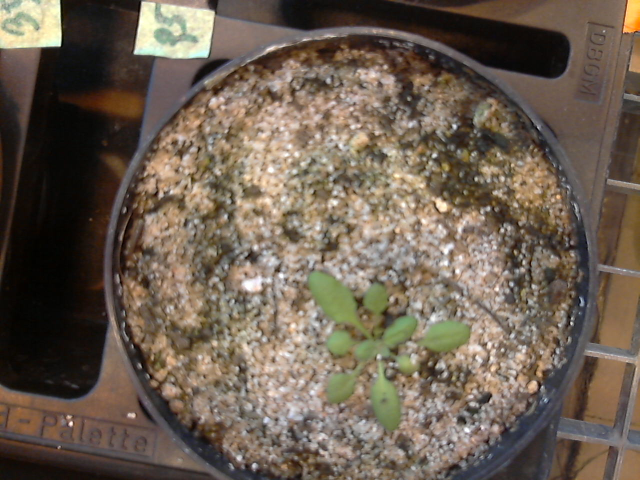
#> input picture data/CAM_greenhouse/04lqzivotyrjn9mi6acx2sa98tfg.jpg, 1280 x 960 px (shown at 1/2 size); its folder holds only this picture in this run
$ python -i TrayImageProcessor.py   (imports and definitions only)
#> lines starting #> are read from the running program, lines starting #| are printed output that depends on the picture; after the words box and inside, x2 and y2 are one past the last pixel; in counts of white or black regions, pixels touching at a corner belong together
#> further down, picture is the input picture: shape (960, 1280, 3); mean B, G, R 82.1, 95.5, 108.7
import random
# This script is used to generate random watering points for the farmbot tray.

# Import the required libraries
import os # for file operations
import cv2 # for image processing
# from matplotlib import pyplot as plt # for image display if needed
import numpy as np # for numerical operations
from plantcv import plantcv as pcv # for plantcv operations
import time # for calculating the execution time
from random import choice # for generating random numbers from a list


class TrayImageProcessor:
    # Class variables
    IMAGE_DIR = './InnoBioDev_Randomwatering/data/farmbot_tray/'
    IMAGE_EXT = ('.jpg', '.jpeg', '.png')
    IMAGE_WIDTH = 1280 # in pixels
    IMAGE_HEIGHT = 960 # in pixels
    TRAY_CENTER_X = 0.0 # in mm, this will be updated later
    TRAY_CENTER_Y = 0.0 # in mm, this will be updated later
    TRAY_CENTER_Z = 0.0 # in mm, this will be updated later
    DIA_OF_POT = 60 # in mm
    DIA_OF_ROI = 50 # in mm DIAMETER OF REGION OF INTEREST (ROI), should be less than DIA_OF_POT
    LENGTH_TRAY_A = 150 # in mm
    LENGTH_TRAY_B = 135 # in mm
    ROTATION_ANGLE = -2 # in degrees
    RATIO_MM2PIX = 3.2 # in pixels per mm
    # Offset of the camera and the tray in the x and y directions in image //shoud be updated in Pixel
    OFF_SET_CAM_X = 0 # in mm
    OFF_SET_CAM_Y = 5 # in mm
    # Offset of the tray center in the x and y directions and the position, where the image was taken
    OFF_SET_TRAY_X = -25 # in mm
    OFF_SET_TRAY_Y = 61 # in mm

    # [186 lines left out: functions _rotate_img, ref2img, img2ref, get_image, drop_image, _center_CAM and 4 more, not called in this run]

    def random_watering_points(self, img, num_watering_points=20, save_image=False, show_image=False, filename="no_name"):
        # Add .jpg extension to the filename if it doesn't have one
#> called with num_watering_points = 20, save_image = False, show_image = False, filename = 'no_name'
        if not filename.endswith(".jpg"):
            filename = filename + ".jpg"
        else:
            filename
        # Define the pot center and radius
        pot_x = int(img.shape[1] / 2)
        pot_y = int(img.shape[0] / 2)
        roi_radius = int(self.DIA_OF_ROI * self.RATIO_MM2PIX)
        # Set a timer for the execution time
        start_time = time.time()
        print('############################# START #############################')
        print('processing image:')
        # mask in H channel
        img_HSV = cv2.cvtColor(img, cv2.COLOR_BGR2HSV)
#> img_HSV: shape (960, 1280, 3); mean H, S, V 27.6, 75.2, 109.7
        img_H = img_HSV[:, :, 0] #all rows, all columns, first channel (Hue)
        img_H_thresh = cv2.inRange(img_H, 20, 40)
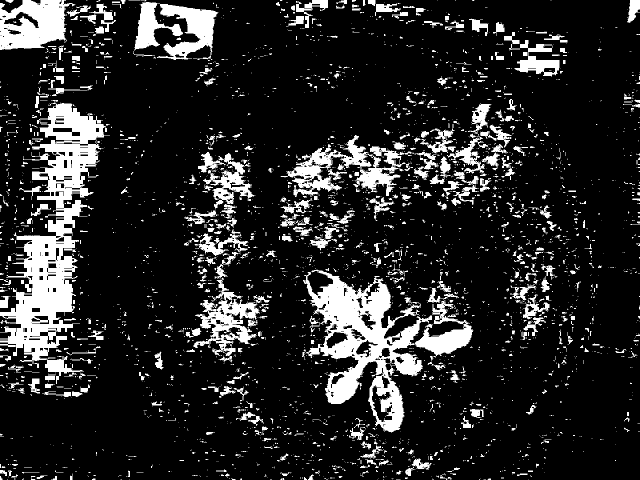
#> img_H_thresh: shape (960, 1280) (shown at 1/2 size); 15.8% white; 4079 white regions (3433 under 20 px), largest, box (x1, y1, x2, y2) and area: (0, 205, 220, 768) 40803, (606, 539, 947, 865) 35347, (561, 270, 825, 394) 10271
        # mask in A channel
        img_LAB = cv2.cvtColor(img, cv2.COLOR_BGR2LAB)
#> img_LAB: shape (960, 1280, 3); mean of channels 0, 1, 2 103.3, 131.3, 137.4
        img_A = img_LAB[:, :, 1] #all rows, all columns, second channel (A)
        img_A_hist_EQU = cv2.equalizeHist(img_A)
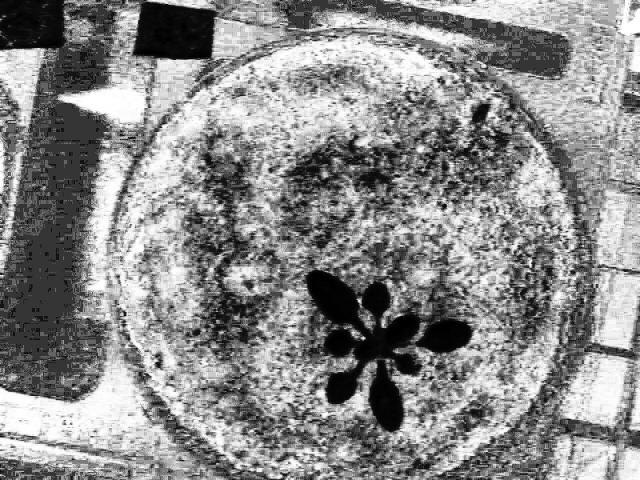
#> img_A_hist_EQU: shape (960, 1280) (shown at 1/2 size); min 0, max 255, mean 138.1
        _, img_A_thresh = cv2.threshold(img_A_hist_EQU, 31, 255, cv2.THRESH_BINARY)
#> img_A_thresh: shape (960, 1280); 90.7% white; 3646 black regions (3169 under 20 px), largest, box (x1, y1, x2, y2) and area: (608, 540, 845, 808) 26983, (266, 4, 435, 120) 15527, (0, 0, 135, 100) 11951
        img_A_thresh = cv2.bitwise_not(img_A_thresh)
        # mask in V channel
        img_V = cv2.cvtColor(img, cv2.COLOR_BGR2HSV)[:, :, 2]
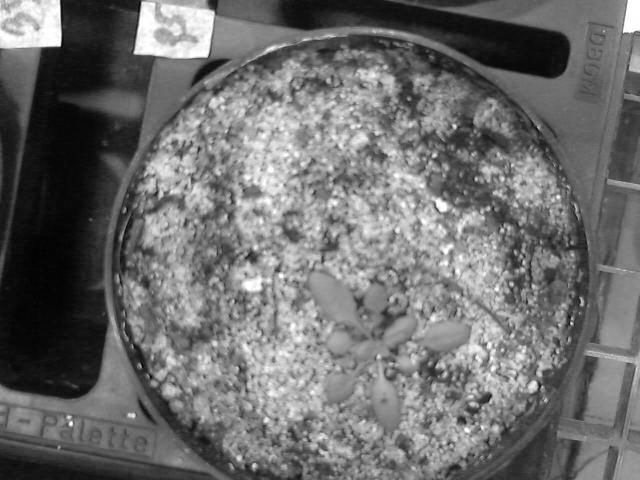
#> img_V: shape (960, 1280) (shown at 1/2 size); min 0, max 255, mean 109.7
        _, img_V_thresh_up = cv2.threshold(img_V, 250, 255, cv2.THRESH_BINARY_INV)
#> img_V_thresh_up: shape (960, 1280); 99.4% white; 133 black regions (89 under 20 px), largest, box (x1, y1, x2, y2) and area: (1247, 0, 1280, 65) 1709, (277, 15, 313, 106) 1351, (82, 24, 122, 92) 1293
        _, img_V_thresh_down = cv2.threshold(img_V, 50, 255, cv2.THRESH_BINARY)
#> img_V_thresh_down: shape (960, 1280); 81.8% white; 423 black regions (323 under 20 px), largest, box (x1, y1, x2, y2) and area: (0, 0, 284, 798) 139811, (555, 0, 1140, 156) 37971, (0, 897, 350, 960) 10488
        img_V_thresh = cv2.bitwise_and(img_V_thresh_up, img_V_thresh_down)
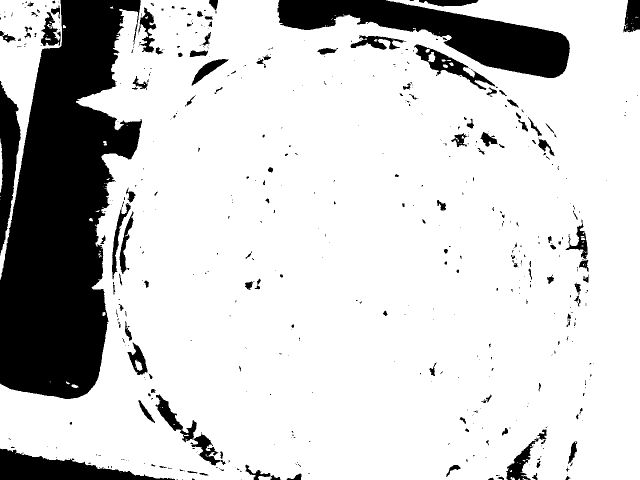
#> img_V_thresh: shape (960, 1280) (shown at 1/2 size); 81.2% white; 556 black regions (412 under 20 px), largest, box (x1, y1, x2, y2) and area: (0, 0, 284, 798) 139811, (555, 0, 1140, 156) 37971, (0, 897, 350, 960) 10488
        # combine H A V masks
        img_H_thresh_erode = cv2.erode(img_H_thresh, kernel=np.ones((5, 5), np.uint8), iterations=1)
#> img_H_thresh_erode: shape (960, 1280); 6.4% white; 473 white regions (313 under 20 px), largest, box (x1, y1, x2, y2) and area: (616, 549, 839, 806) 14057, (0, 473, 148, 719) 13588, (0, 0, 129, 98) 7676
        img_A_thresh_erode = cv2.erode(img_A_thresh, kernel=np.ones((5, 5), np.uint8), iterations=1)
#> img_A_thresh_erode: shape (960, 1280); 4.9% white; 177 white regions (131 under 20 px), largest, box (x1, y1, x2, y2) and area: (615, 542, 841, 806) 22097, (270, 6, 429, 116) 14143, (0, 0, 128, 95) 10042
        img_thresh = cv2.bitwise_or(img_A_thresh_erode, img_H_thresh_erode)
#> img_thresh: shape (960, 1280); 8.5% white; 476 white regions (317 under 20 px), largest, box (x1, y1, x2, y2) and area: (615, 542, 842, 806) 24455, (270, 6, 431, 117) 14399, (0, 473, 148, 719) 13596
        img_thresh = cv2.bitwise_and(img_thresh, img_V_thresh)
#> img_thresh: shape (960, 1280); 5.6% white; 359 white regions (259 under 20 px), largest, box (x1, y1, x2, y2) and area: (615, 542, 842, 806) 24455, (270, 6, 431, 117) 11906, (0, 0, 124, 98) 8988
        # closing method to the mask
        mask_dilated = cv2.dilate(img_thresh, kernel=np.ones((5, 5), np.uint8), iterations=2)
#> mask_dilated: shape (960, 1280); 11.4% white; 155 white regions, largest, box (x1, y1, x2, y2) and area: (610, 538, 946, 866) 48308, (266, 2, 435, 121) 16647, (0, 0, 132, 102) 12523
        mask_erode = cv2.erode(mask_dilated, kernel=np.ones((5, 5), np.uint8), iterations=3)
#> mask_erode: shape (960, 1280); 4.8% white; 64 white regions (31 under 20 px), largest, box (x1, y1, x2, y2) and area: (617, 545, 839, 859) 26469, (274, 9, 428, 114) 12350, (0, 0, 122, 95) 10260
        mask_dilated = cv2.dilate(mask_erode, kernel=np.ones((5, 5), np.uint8), iterations=3)
#> mask_dilated: shape (960, 1280); 8.5% white; 45 white regions, largest, box (x1, y1, x2, y2) and area: (611, 539, 845, 865) 40380, (268, 3, 434, 120) 16442, (0, 0, 128, 101) 12348
        mask = mask_dilated

        # labeled the regions on the mask image
        _, labeled_mask = cv2.connectedComponents(mask)
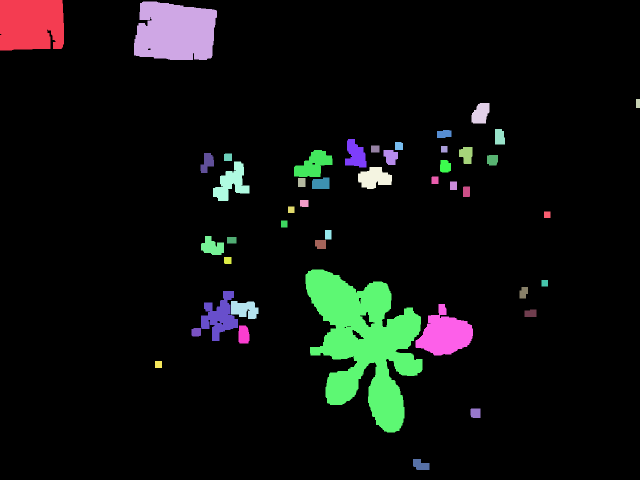
#> labeled_mask: shape (960, 1280) int32 (shown at 1/2 size); 46 distinct labels, from 0 to 45; one colour per label, 0 black
        num_mask = np.max(labeled_mask)
#> num_mask = 45
        print('{}'.format('\t'),'total', num_mask, 'region(s) found!')
#| 	 total 45 region(s) found!

        # just keep the first 10 biggst region on the mask
        count = 0
        region_info={}
        for region_id in range(1,num_mask+1,1):
            mask_region_cnt = cv2.inRange(labeled_mask,region_id,region_id)
            count = cv2.countNonZero(mask_region_cnt)
            region_info[region_id]= (region_id, count)
#> this loop made 45 passes
#> count on passes 1 to 8: 12348, 16442, 144, 1157, 570, 412, 1658, 250
#> mask_region_cnt: shape (960, 1280); 0.04% white; 1 white region, box (x1, y1, x2, y2) and area: (826, 918, 859, 940) 550
#> after the loop, region_info = 45 items
        list_of_region = list(region_info.values())
#> list_of_region = 45 pairs, first value 1 to 45, second value 144 to 40380
        sorted_data = sorted(list_of_region, key=lambda x: x[1], reverse=True)
#> sorted_data has the same summary as list_of_region
        sorted_data_cop = sorted_data[:10]
#> sorted_data_cop = [(34, 40380), (2, 16442), (1, 12348), (39, 6960), (37, 3801), (18, 2861), (12, 2499), (19, 2096), (7, 1658), (38, 1490)]

        mask_cop = np.zeros(np.shape(mask),dtype=np.uint8)
        for region_id in sorted_data_cop:
            id = (int)(region_id[0])
            mask_cop+=cv2.inRange(labeled_mask,id,id)
#> this loop made 10 passes
#> (region_id, id) on passes 1 to 8: ((34, 40380), 34), ((2, 16442), 2), ((1, 12348), 1), ((39, 6960), 39), ((37, 3801), 37), ((18, 2861), 18), ((12, 2499), 12), ((19, 2096), 19)
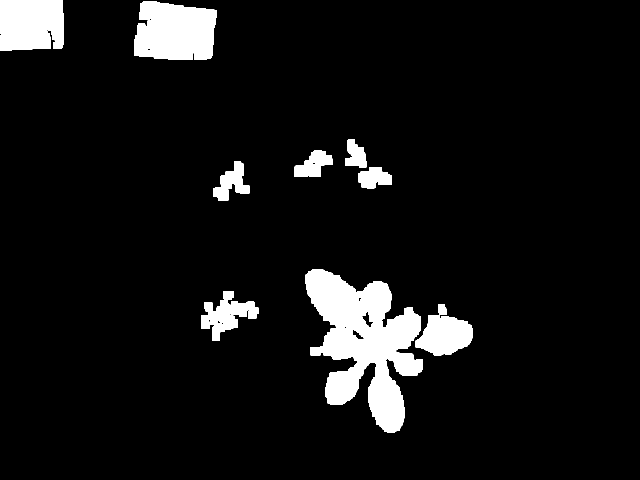
#> mask_cop: shape (960, 1280) (shown at 1/2 size); 7.4% white; 10 white regions

        # calculation the center of mass of the region
        # this will locate the plant
        contours, _ = cv2.findContours(mask_cop, cv2.RETR_EXTERNAL, cv2.CHAIN_APPROX_SIMPLE)
#> contours = 10 contours; largest, box (x1, y1, x2, y2) and area: (611, 539, 845, 865) 40040, (268, 3, 434, 120) 16151, (0, 0, 128, 101) 12078, (831, 608, 946, 711) 6755, (402, 582, 476, 682) 3598
        mask_RGB=cv2.cvtColor(mask_cop,cv2.COLOR_GRAY2BGR)

        # let us define the watering point.
        # create watering point
        # the previous mask will be enlarged, so that there will be a safty zone, that we will not water the leaves
        mask_with_saftyzone = cv2.dilate(mask_cop, np.ones((15,15), np.uint8), iterations=3)
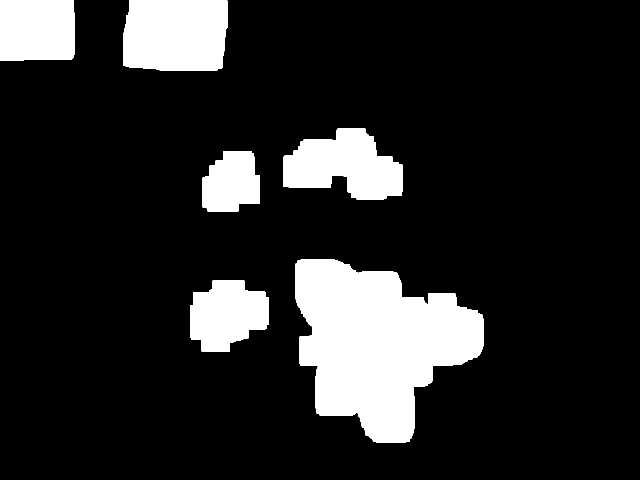
#> mask_with_saftyzone: shape (960, 1280) (shown at 1/2 size); 15% white; 6 white regions, box (x1, y1, x2, y2) and area: (590, 518, 967, 886) 87827, (247, 0, 455, 141) 27918, (567, 257, 805, 399) 22771, (0, 0, 149, 122) 17855, (381, 561, 538, 703) 16845, (405, 302, 520, 423) 11294
        watering_points_list = []
        count = 0
        #list_angle = [0, 20, 40, 60, 80, 100, 120, 140, 160, 180, 200, 220, 240, 260, 280, 300, 320, 340]
        #list_rel_radius = [0.1, 0.2, 0.3, 0.4, 0.5, 0.6, 0.7, 0.8, 0.9, 1.0]
        while (count<=num_watering_points):
            angel = random.randint(0,360)
            rel_radius = random.uniform(0.1,1.0)
            #angel = choice(list_angle)
            #rel_radius = choice(list_rel_radius)
            x_watering_point = (int)(np.cos(np.radians(angel))*(roi_radius)*rel_radius+pot_x)
            y_watering_point = (int)(np.sin(np.radians(angel))*(roi_radius)*rel_radius+pot_y)
            if mask_with_saftyzone[y_watering_point, x_watering_point] != 255:
                watering_points_list.append((x_watering_point, y_watering_point))
                count+=1
#> after the loop, count = 21; watering_points_list = [(520, 443), (622, 467), (626, 395), (499, 545), (540, 474), (610, 501), (542, 604), (611, 491), (702, 468), (648, 450), (594, 438), (763, 399), (657, 397), (636, 426), (531, 431), (740, 447), (699, 416), (589, 488), (526, 508), (676, 503), (656, 434)]
        end_time = time.time()
        print('{}'.format('\t'),'Execution time:', round(end_time - start_time, 2), 'seconds')
        print('############################## END ##############################')
        if show_image*save_image:
            img_out = img.copy()
            # lets draw everything on image
            for i in watering_points_list:
                cv2.circle(img_out,i,4,(0,255,0), -1)
            cv2.drawContours(img_out, contours, contourIdx=-1, color=(255,0,0), thickness=3)
        if show_image:
            img_display = img_out.copy()
            s = 'Press "q" to save and close'
            cv2.putText(img=img_display, text=s, org=[2,22], fontFace=cv2.FONT_HERSHEY_SIMPLEX, fontScale=0.8, color=(0, 0, 0), thickness=2, lineType=cv2.LINE_AA) # create a shadow
            cv2.putText(img=img_display, text=s, org=[0,20], fontFace=cv2.FONT_HERSHEY_SIMPLEX, fontScale=0.8, color=(0, 255, 255), thickness=2, lineType=cv2.LINE_AA)
            cv2.imshow('Control Image', img_display)
            key = cv2.waitKey(0)
            if key == ord('q'):
                cv2.destroyAllWindows()

        if save_image:
            # Create a directory for saving images if it doesn't exist
            save_dir = 'saved_img'
            if not os.path.exists(save_dir):
                os.makedirs(save_dir)
            # Save the mask image as a .jpg file
            save_path = os.path.join(save_dir, filename)
            cv2.imwrite(save_path, img_out)
            print(f"image watering points saved to {filename}")
        return watering_points_list

# to do: add a function to save the watering points to a file
    # [29 lines left out: functions save_points_to_csv, roi2real, not called in this run]

>>> import cv2
>>> picture = cv2.imread('../data/CAM_greenhouse/04lqzivotyrjn9mi6acx2sa98tfg.jpg')
>>> result = TrayImageProcessor().random_watering_points(picture)
#> result has the same summary as watering_points_list in random_watering_points

$ run again, on data/CAM_greenhouse/15spui4h6d6i7rw4usyx4cvqc414.jpg
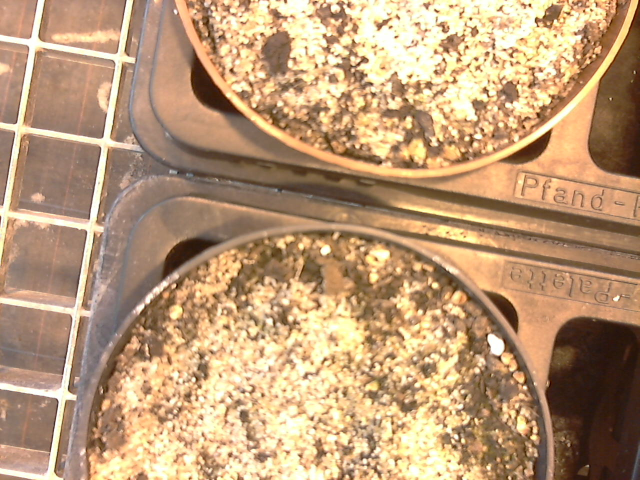
#> input picture data/CAM_greenhouse/15spui4h6d6i7rw4usyx4cvqc414.jpg, 1280 x 960 px (shown at 1/2 size)
#> picture is the input picture: shape (960, 1280, 3); mean B, G, R 118.7, 154, 187
#> img_HSV: shape (960, 1280, 3); mean H, S, V 17, 98.9, 187.1
#> img_H_thresh: shape (960, 1280); 18.4% white; 913 white regions (536 under 20 px), largest, box (x1, y1, x2, y2) and area: (690, 0, 1213, 282) 55511, (0, 0, 271, 613) 18804, (536, 593, 744, 821) 14995
#> img_LAB: shape (960, 1280, 3); mean of channels 0, 1, 2 166.1, 135.9, 151.2
#> img_V_thresh_up: shape (960, 1280); 76.7% white; 777 black regions (448 under 20 px), largest, box (x1, y1, x2, y2) and area: (179, 586, 737, 960) 66718, (687, 0, 1213, 291) 58343, (0, 0, 270, 960) 25801
#> img_V_thresh_down: shape (960, 1280); 98% white; 80 black regions (69 under 20 px), largest, box (x1, y1, x2, y2) and area: (1109, 647, 1280, 941) 22598, (360, 481, 426, 519) 1059, (1199, 933, 1226, 960) 430
#> img_H_thresh_erode: shape (960, 1280); 8.5% white; 573 white regions (334 under 20 px), largest, box (x1, y1, x2, y2) and area: (697, 0, 1058, 239) 21658, (784, 815, 924, 960) 7499, (573, 600, 726, 742) 6299
#> img_A_thresh_erode: shape (960, 1280); 3.3% white; 713 white regions (445 under 20 px), largest, box (x1, y1, x2, y2) and area: (786, 817, 883, 937) 2573, (650, 638, 723, 705) 1833, (1072, 38, 1165, 113) 1320
#> mask_erode: shape (960, 1280); 0.16% white; 98 white regions (72 under 20 px), largest, box (x1, y1, x2, y2) and area: (831, 899, 847, 945) 192, (1035, 28, 1052, 42) 158, (0, 461, 7, 494) 118
#> labeled_mask: shape (960, 1280) int32; 81 distinct labels, from 0 to 80
#> num_mask = 80
#| 	 total 80 region(s) found!
#> the loop in random_watering_points, `for region_id in range(1,num_mask+1,1):` made 80 passes
#> count on passes 1 to 8: 238, 91, 767, 238, 318, 247, 473, 398
#> after the loop in random_watering_points, `for region_id in range(1,num_mask+1,1):`: region_info = 80 items
#> list_of_region = 80 pairs, first value 1 to 80, second value 91 to 1342
#> sorted_data has the same summary as list_of_region
#> sorted_data_cop = [(62, 1342), (15, 1230), (68, 1188), (3, 767), (36, 754), (9, 674), (63, 635), (67, 592), (25, 590), (44, 539)]
#> the loop in random_watering_points, `for region_id in sorted_data_cop:` made 10 passes
#> (region_id, id) on passes 1 to 8: ((62, 1342), 62), ((15, 1230), 15), ((68, 1188), 68), ((3, 767), 3), ((36, 754), 36), ((9, 674), 9), ((63, 635), 63), ((67, 592), 67)
#> after the loop in random_watering_points, `for region_id in sorted_data_cop:`:
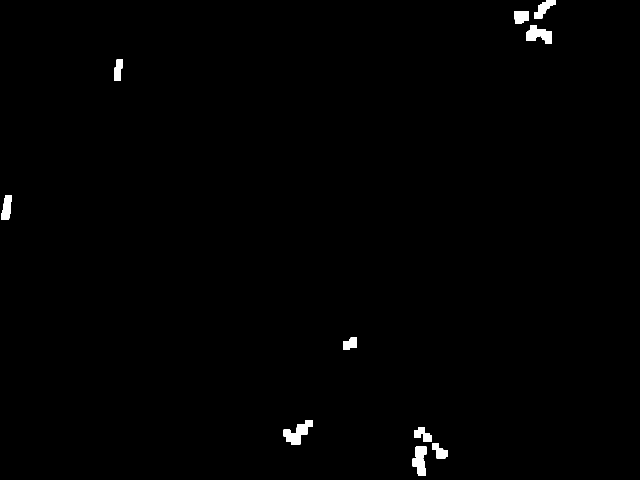
#> mask_cop: shape (960, 1280) (shown at 1/2 size); 0.68% white; 10 white regions
#> contours = 10 contours; largest, box (x1, y1, x2, y2) and area: (567, 840, 626, 890) 1232, (1053, 50, 1104, 88) 1140, (825, 893, 853, 951) 1101, (1068, 0, 1111, 37) 692, (3, 390, 23, 440) 690
#> mask_RGB: shape (960, 1280, 3); 0.68% white; 10 white regions, largest, box (x1, y1, x2, y2) and area: (567, 840, 626, 890) 1342, (1053, 50, 1104, 88) 1230, (825, 893, 853, 951) 1188
#> in random_watering_points, `mask_with_saftyzone = cv2.dilate(mask_cop, np.ones((15,15), np.uint8),..`:
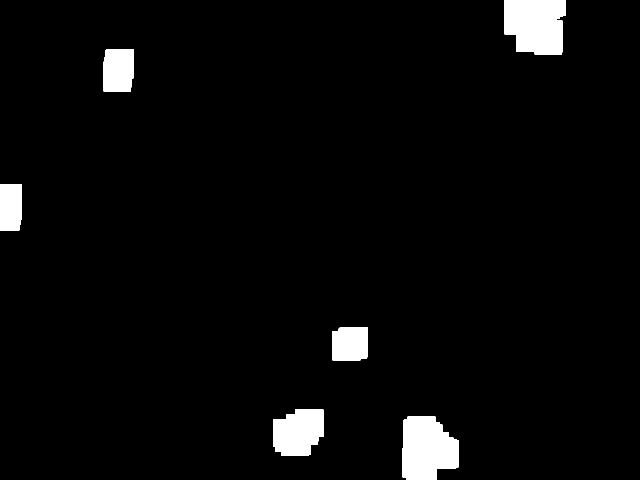
#> mask_with_saftyzone: shape (960, 1280) (shown at 1/2 size); 3.6% white; 6 white regions, box (x1, y1, x2, y2) and area: (1008, 0, 1132, 109) 11672, (804, 833, 917, 960) 11640, (546, 819, 647, 911) 7772, (207, 98, 267, 183) 4916, (665, 654, 735, 721) 4529, (0, 369, 44, 461) 3964
#> after the loop in random_watering_points, `while (count<=num_watering_points):`: count = 21; watering_points_list = [(520, 443), (622, 467), (626, 395), (499, 545), (540, 474), (608, 562), (610, 501), (710, 558), (542, 604), (645, 322), (729, 365), (611, 491), (756, 567), (702, 468), (648, 450), (594, 438), (763, 399), (657, 397), (636, 426), (665, 334), (721, 567)]
#> result has the same summary as watering_points_list in random_watering_points
